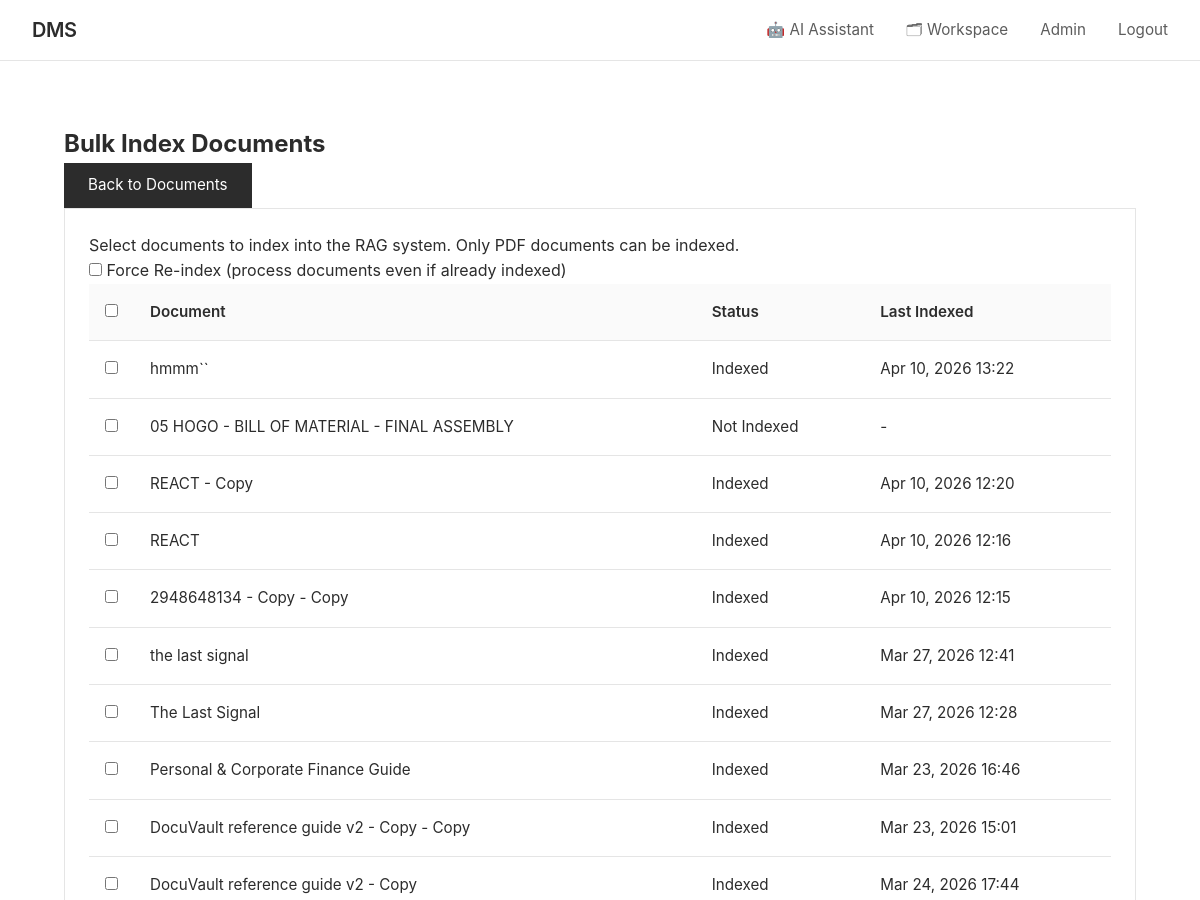
Before: /documents/bulk-index/ (signed in, upper part) with the older database file.
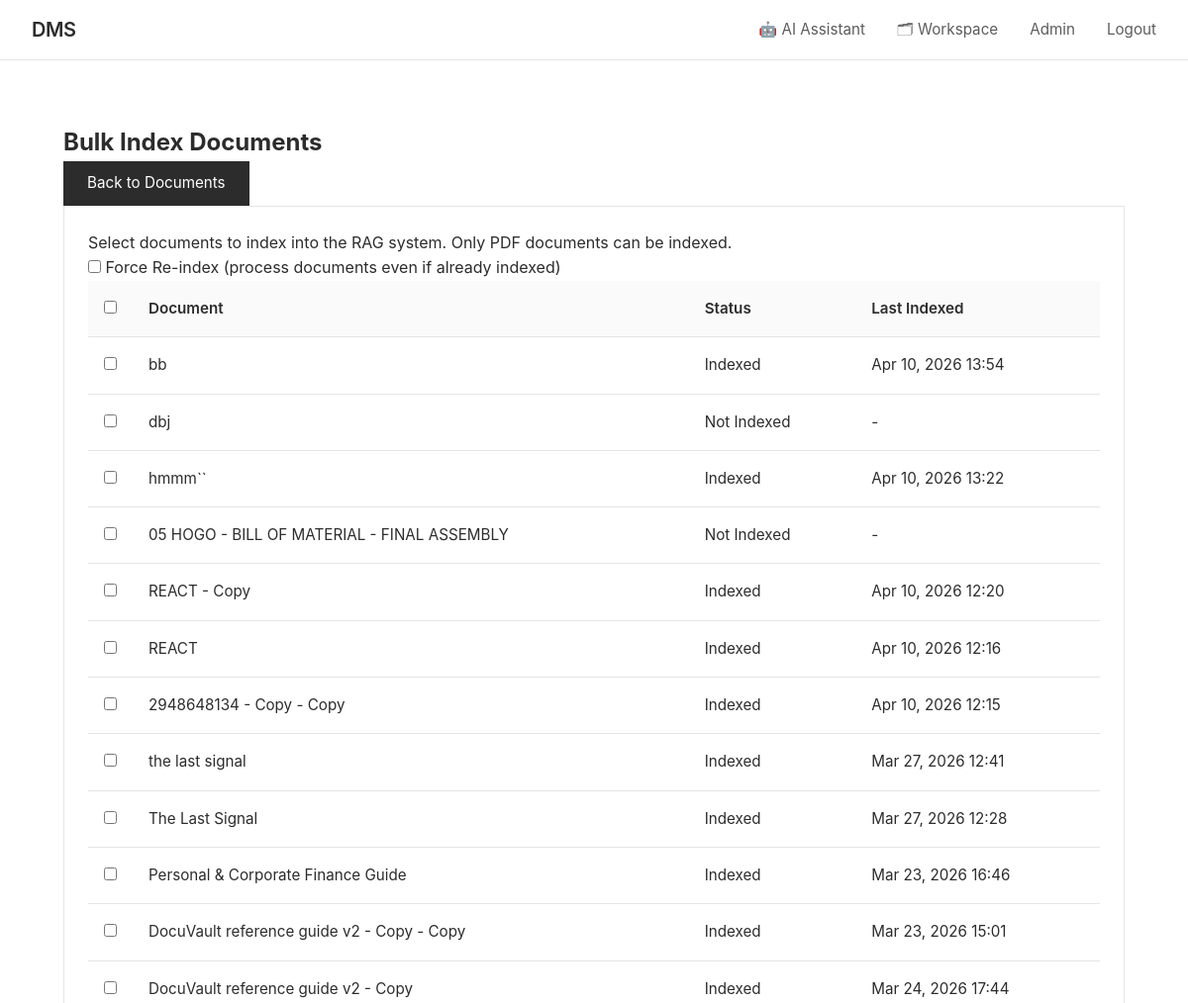
After: the same page with the newer database file.
### documents/models.py (models this page shows, shortened)
class Document(models.Model):
    ACCESS_LEVEL_CHOICES = [
        ('public', 'Public'),
        ('private', 'Private'),
        ('role', 'Role-Based'),
        ('custom', 'Custom Users'),
    ]
    title = models.CharField(max_length=255)
    description = models.TextField(blank=True)
    file = models.FileField(upload_to=document_upload_path)
    file_size = models.BigIntegerField(default=0, help_text="Size in bytes")
    file_type = models.CharField(max_length=100, blank=True)
    owner = models.ForeignKey(User, on_delete=models.CASCADE, related_name='owned_documents')
    access_level = models.CharField(max_length=10, choices=ACCESS_LEVEL_CHOICES, default='private')
    required_role_level = models.IntegerField(
        default=1,
        validators=[MinValueValidator(1), MaxValueValidator(100)],
        help_text="Minimum role level required (for role-based access)"
    )
    category = models.ForeignKey(Category, on_delete=models.SET_NULL, null=True, blank=True, related_name='documents')
    folder   = models.ForeignKey('Folder', on_delete=models.SET_NULL, null=True, blank=True,
                                 related_name='folder_documents')
    tags = models.ManyToManyField(Tag, blank=True, related_name='documents')
    shared_with = models.ManyToManyField(User, blank=True, related_name='shared_documents')
    version = models.IntegerField(default=1)
    is_locked = models.BooleanField(default=False, help_text="Locked documents cannot be edited")
    locked_by = models.ForeignKey(User, on_delete=models.SET_NULL, null=True, blank=True, related_name='locked_documents')
    views_count = models.IntegerField(default=0)
    downloads_count = models.IntegerField(default=0)
    created_at = models.DateTimeField(auto_now_add=True)
    updated_at = models.DateTimeField(auto_now=True)
    allow_comments = models.BooleanField(default=True)
    allow_download = models.BooleanField(default=True)
    is_deleted = models.BooleanField(default=False)
    deleted_at = models.DateTimeField(null=True, blank=True)
    class Meta:
        ordering = ['-updated_at', '-created_at']
        indexes = [
            models.Index(fields=['owner', 'access_level']),
            models.Index(fields=['created_at']),
            models.Index(fields=['title']),
        ]
    def get_embedding(self):
        try:
            return self.embedding
        except Exception:
            return None

class DocumentEmbedding(models.Model):
    INDEX_STATUS_CHOICES = [
        ('pending', 'Pending'),
        ('processing', 'Processing'),
        ('completed', 'Completed'),
        ('failed', 'Failed'),
    ]
    document = models.OneToOneField(Document, on_delete=models.CASCADE, related_name='embedding')
    is_indexed = models.BooleanField(default=False)
    index_status = models.CharField(max_length=20, choices=INDEX_STATUS_CHOICES, default='pending')
    chunk_count = models.IntegerField(default=0, help_text="Number of chunks created")
    embedding_model = models.CharField(max_length=100, blank=True, help_text="Model used for embeddings")
    indexed_at = models.DateTimeField(null=True, blank=True)
    last_indexed_at = models.DateTimeField(null=True, blank=True)
    error_message = models.TextField(blank=True)
    retry_count = models.IntegerField(default=0)
    created_at = models.DateTimeField(auto_now_add=True)
    updated_at = models.DateTimeField(auto_now=True)
    class Meta:
        ordering = ['-updated_at']

### documents/rag_views.py (the view)
# urls.py: path('documents/bulk-index/', rag_views.bulk_index_documents_view, name='bulk_index_documents'),
@login_required
def bulk_index_documents_view(request):
    if request.method == 'POST':
        form = DocumentIndexForm(request.POST)
        if form.is_valid():
            document_ids = request.POST.getlist('document_ids')
            if not document_ids:
                messages.warning(request, 'No documents selected.')
                return redirect('bulk_index_documents')
            documents = Document.objects.filter(
                id__in=document_ids,
                is_deleted=False
            )
            accessible_docs = documents.filter(
                Q(owner=request.user) |
                Q(access_level='public') |
                Q(shared_with=request.user)
            )
            indexed_count = 0
            failed_count = 0
            for doc in accessible_docs:
                embedding, created = DocumentEmbedding.objects.get_or_create(document=doc)
                if embedding.is_indexed and not form.cleaned_data.get('force_reindex'):
                    continue
                embedding.mark_processing()
                try:
                    if not doc.file or not doc.file.path.lower().endswith('.pdf'):
                        raise ValueError("Invalid file type")
                    chatbot = get_rag_chatbot()
                    chatbot.index_documents(pdf_path=doc.file.path)
                    stats = chatbot.document_processor.get_processing_stats()
                    embedding.mark_completed(
                        chunk_count=stats.get('total_pages', 0),
                        embedding_model=chatbot.config.EMBEDDING_MODEL
                    )
                    indexed_count += 1
                except Exception as e:
                    embedding.mark_failed(str(e))
                    failed_count += 1
            messages.success(request, f'Indexed {indexed_count} documents. Failed: {failed_count}')
            return redirect('document_list')
    else:
        form = DocumentIndexForm()
    user_documents = Document.objects.filter(
        Q(owner=request.user) |
        Q(access_level='public') |
        Q(shared_with=request.user)
    ).filter(is_deleted=False)
    context = {
        'form': form,
        'documents': user_documents
    }
    return render(request, 'rag/bulk_index.html', context)

### documents/forms.py
class DocumentIndexForm(forms.Form):
    force_reindex = forms.BooleanField(
        required=False,
        initial=False,
        label='Force re-index already indexed documents',
        widget=forms.CheckboxInput(attrs={
            'class': 'form-check-input'
        })
    )

### documents/context_processors.py (called while the page is built)
def unread_notifications(request):
    if request.user.is_authenticated:
        count = Notification.objects.filter(recipient=request.user, is_read=False).count()
        return {'unread_notifications_count': count}
    return {'unread_notifications_count': 0}

### documents/models.py (called while the page is built)
    def is_admin(self):
        return self.user_type == 'admin'

### documents/templates/rag/bulk_index.html (shortened to what this page needs)
{% extends 'documents/base.html' %}
{% load static %}
{% block content %}
<div class="container mt-4">
    <div class="d-flex justify-content-between align-items-center mb-4">
        <h2> Bulk Index Documents</h2>
        <a href="{% url 'document_list' %}" class="btn btn-outline-secondary">
             Back to Documents
        </a>
    </div>
    <div class="card">
        <div class="card-body">
            <div class="alert alert-info">
                 Select documents to index into the RAG system. Only PDF documents can
                be indexed.
            </div>
            <form method="post">
                <div class="mb-4">
                    <div class="form-check">
                        <input class="form-check-input" type="checkbox" name="force_reindex" id="forceReindex">
                        <label class="form-check-label" for="forceReindex">
                            Force Re-index (process documents even if already indexed)
                        </label>
                    </div>
                </div>
                <div class="table-responsive">
                    <table class="table table-hover">
                        <thead>
                            <tr>
                                <th style="width: 40px;">
                                    <input type="checkbox" id="selectAll" class="form-check-input">
                                </th>
                                <th>Document</th>
                                <th>Status</th>
                                <th>Last Indexed</th>
                            </tr>
                        </thead>
                        <tbody>
                            {% for doc in documents %}
                            <tr>
                                <td>
                                    <input type="checkbox" name="document_ids" value="{{ doc.id }}"
                                        class="form-check-input doc-checkbox">
                                </td>
                                <td>
                                     {{ doc.title }}
                                </td>
                                <td>
                                    {% with embedding=doc.get_embedding %}
                                    {% if embedding and embedding.is_indexed %}
                                    <span class="badge bg-success">Indexed</span>
                                    {% else %}
                                    <span class="badge bg-secondary">Not Indexed</span>
                                    {% endif %}
                                    {% endwith %}
                                </td>
                                <td>
                                    {% with embedding=doc.get_embedding %}
                                    {% if embedding and embedding.indexed_at %}
                                    {{ embedding.indexed_at|date:"M d, Y H:i" }}
                                    {% else %}
                                    -
                                    {% endif %}
                                    {% endwith %}
                                </td>
                            </tr>
                            {% empty %}
                            <tr>
                                <td colspan="4" class="text-center py-4">No documents available for indexing.</td>
                            </tr>
                            {% endfor %}
                        </tbody>
                    </table>
            </form>
        </div>
    </div>
</div>
{% endblock %}

Changed rows visible on the page:
added Document: title "bb", shows "Indexed", get_embedding.indexed_at "Apr 10, 2026 13:54"
added Document: title "dbj", shows "Not Indexed"
